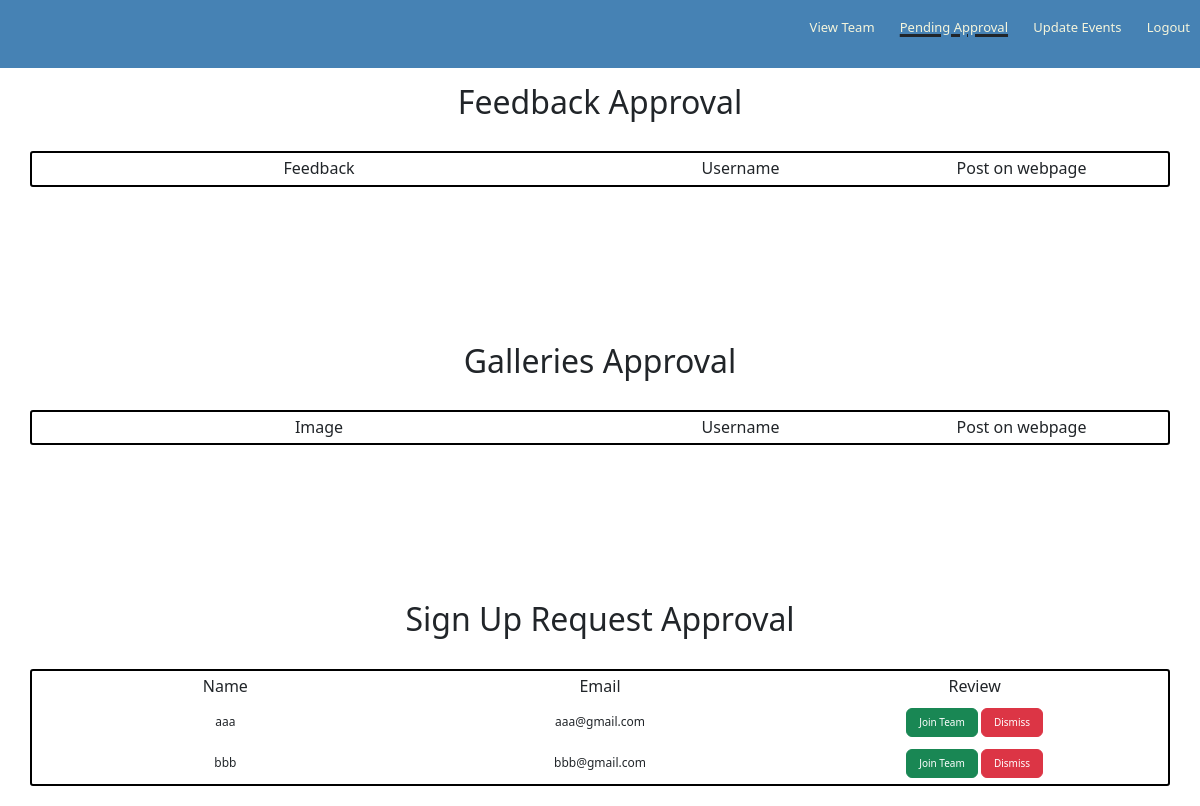
The app's page /approval, older data.
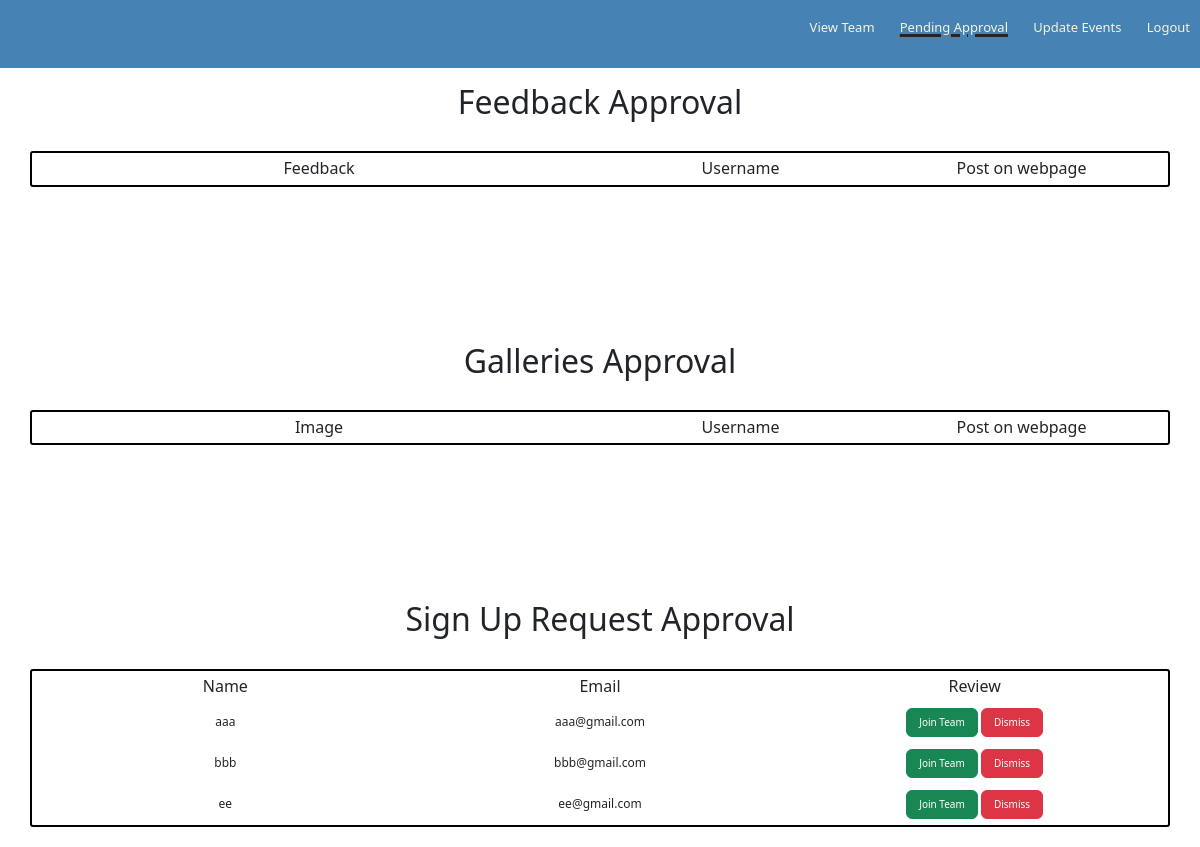
The same page, newer data.
### app/models.py (models this page shows, shortened)
class Jointeam(db.Model):
    id = db.Column(db.Integer, primary_key=True)
    email = db.Column(db.String(128), index=True, unique=True)
    name = db.Column(db.String(128))
    approved = db.Column(db.Boolean)

### app/routes.py (the view)
@app.route('/approval', methods=['GET', 'POST'])
def approval():
    requests = Jointeam.query.all()
    feedbacks = Feedback.query.all()
    return render_template("approval.html", approval=True, requests=requests, feedbacks=feedbacks)

### app/templates/approval.html (shortened to what this page needs)
{% extends "adminbase.html" %}
{% block content %}
<link rel = 'stylesheet' href = '../static/css/approval.css'>
<h2 class="pagetitle">Feedback Approval</h2>
<div class="container-holder">
    <div class="container-fluid text-center" id="feedbackcontainer">
        <div class="row">
            <div class="col-6 d-flex text-center">
                <h6 style="margin:auto">Feedback</h6>
            </div>
            <div class="col-3 d-flex text-center">
                <h6 style="margin:auto">Username</h6>
            </div>
            <div class="col-3 d-flex text-center">
                <h6 style="margin:auto">Post on webpage</h6>
            </div>
        </div>
    </div>
</div>
<br><br><br><br><br>
<h2 class="pagetitle">Galleries Approval</h2>
<div class="container-holder">
    <div class="container-fluid text-center" id="galleriescontainer">
        <div class="row">
            <div class="col-6 d-flex text-center">
                <h6 style="margin:auto">Image</h6>
            </div>
            <div class="col-3 d-flex text-center">
                <h6 style="margin:auto">Username</h6>
            </div>
            <div class="col-3 d-flex text-center">
                <h6 style="margin:auto">Post on webpage</h6>
            </div>
        </div>
    </div>
</div>
<br><br><br><br><br>
<h2 class="pagetitle">Sign Up Request Approval</h2>
<div class="container-holder">
    <div class="container-fluid text-center" id="signupcontainer">
        <div class="row">
            <div class="col-4 d-flex text-center">
                <h6 style="margin:auto">Name</h6>
            </div>
            <div class="col-4 d-flex text-center">
                <h6 style="margin:auto">Email</h6>
            </div>
            <div class="col-4 d-flex text-center">
                <h6 style="margin:auto">Review</h6>
            </div>
        </div>
        {% for request in requests %}
        <div id={{request.id}} class="row">
            {% if request.approved is sameas True %}
            {% else %}
            <div class="col-4 d-flex">
                <p style="margin:auto;">{{request.name}}</p>
            </div>
            <div class="col-4 d-flex">
                <p style="margin:auto;">{{request.email}}</p>
            </div>
            <div class="col-4 d-flex">
                <p style="margin:auto">
                    <button class="btn btn-success" style="font-size:10px" onclick="approveRequest('{{request.id}}')">Join Team</button>
                    <button class="btn btn-danger" style="font-size:10px" onclick="dismissRequest('{{request.id}}')">Dismiss</button>
                </p>
            </div>
            {% endif %}
        </div>
        {% endfor %}
    </div>
</div>
{% endblock %}

Row changes from the older to the newer data that the page shows:
added Jointeam: name "ee", email "ee@gmail.com"
